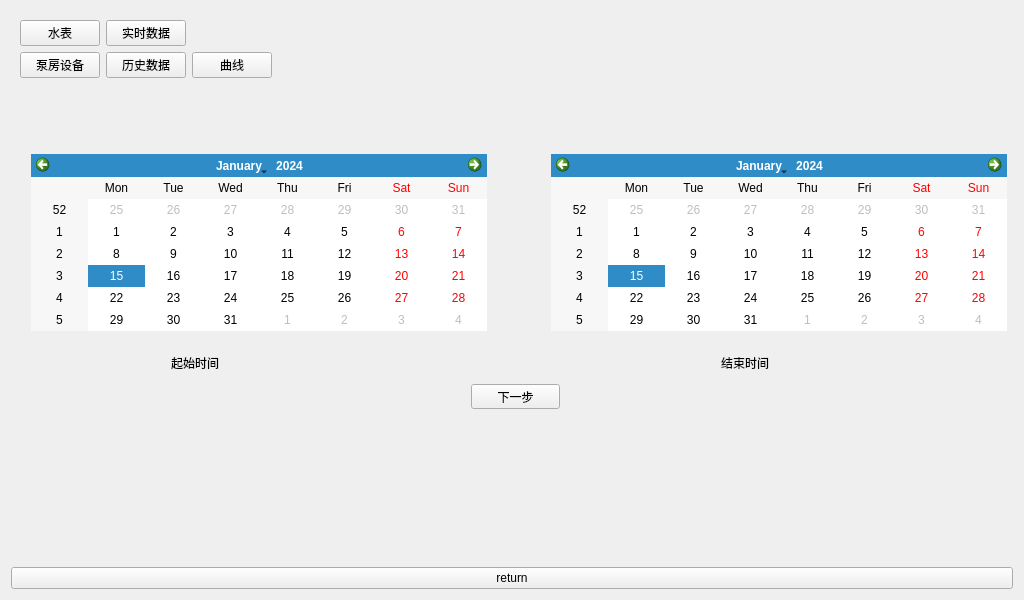
<?xml version="1.0" encoding="UTF-8"?>
<ui version="4.0">
 <class>date3Water</class>
 <widget class="QWidget" name="date3Water">
  <property name="geometry">
   <rect>
    <x>0</x>
    <y>0</y>
    <width>1024</width>
    <height>600</height>
   </rect>
  </property>
  <property name="windowTitle">
   <string>Form</string>
  </property>
  <layout class="QVBoxLayout" name="verticalLayout">
   <item>
    <widget class="QWidget" name="widget" native="true">
     <layout class="QGridLayout" name="gridLayout_3">
      <property name="bottomMargin">
       <number>0</number>
      </property>
      <item row="0" column="1">
       <spacer name="horizontalSpacer_2">
        <property name="orientation">
         <enum>Qt::Horizontal</enum>
        </property>
        <property name="sizeHint" stdset="0">
         <size>
          <width>40</width>
          <height>20</height>
         </size>
        </property>
       </spacer>
      </item>
      <item row="0" column="0">
       <layout class="QGridLayout" name="gridLayout_2">
        <item row="0" column="1">
         <widget class="QPushButton" name="pushButton_2">
          <property name="text">
           <string>实时数据</string>
          </property>
         </widget>
        </item>
        <item row="1" column="0">
         <widget class="QPushButton" name="pushButton_3">
          <property name="text">
           <string>泵房设备</string>
          </property>
         </widget>
        </item>
        <item row="1" column="1">
         <widget class="QPushButton" name="pushButton_4">
          <property name="text">
           <string>历史数据</string>
          </property>
         </widget>
        </item>
        <item row="0" column="0">
         <widget class="QPushButton" name="pushButton">
          <property name="text">
           <string>水表</string>
          </property>
         </widget>
        </item>
        <item row="1" column="2">
         <widget class="QPushButton" name="pushButton_5">
          <property name="text">
           <string>曲线</string>
          </property>
         </widget>
        </item>
       </layout>
      </item>
     </layout>
    </widget>
   </item>
   <item>
    <widget class="QStackedWidget" name="stackedWidget">
     <property name="currentIndex">
      <number>3</number>
     </property>
     <widget class="QWidget" name="page">
      <layout class="QVBoxLayout" name="verticalLayout_2">
       <item>
        <layout class="QHBoxLayout" name="horizontalLayout">
         <item>
          <widget class="QLabel" name="label">
           <property name="text">
            <string>M-BUS</string>
           </property>
          </widget>
         </item>
         <item>
          <spacer name="horizontalSpacer">
           <property name="orientation">
            <enum>Qt::Horizontal</enum>
           </property>
           <property name="sizeHint" stdset="0">
            <size>
             <width>40</width>
             <height>20</height>
            </size>
           </property>
          </spacer>
         </item>
         <item>
          <widget class="QLabel" name="label_2">
           <property name="text">
            <string>水表实时测量数据</string>
           </property>
          </widget>
         </item>
         <item>
          <spacer name="horizontalSpacer_3">
           <property name="orientation">
            <enum>Qt::Horizontal</enum>
           </property>
           <property name="sizeHint" stdset="0">
            <size>
             <width>40</width>
             <height>20</height>
            </size>
           </property>
          </spacer>
         </item>
        </layout>
       </item>
       <item>
        <widget class="QTableView" name="tableView"/>
       </item>
       <item>
        <layout class="QHBoxLayout" name="horizontalLayout_2">
         <item>
          <spacer name="horizontalSpacer_4">
           <property name="orientation">
            <enum>Qt::Horizontal</enum>
           </property>
           <property name="sizeHint" stdset="0">
            <size>
             <width>40</width>
             <height>20</height>
            </size>
           </property>
          </spacer>
         </item>
         <item>
          <widget class="QLabel" name="label_4">
           <property name="text">
            <string>泵房设备实时数据、状态</string>
           </property>
          </widget>
         </item>
         <item>
          <spacer name="horizontalSpacer_5">
           <property name="orientation">
            <enum>Qt::Horizontal</enum>
           </property>
           <property name="sizeHint" stdset="0">
            <size>
             <width>40</width>
             <height>20</height>
            </size>
           </property>
          </spacer>
         </item>
        </layout>
       </item>
       <item>
        <widget class="QTableView" name="tableView_2"/>
       </item>
       <item>
        <layout class="QHBoxLayout" name="horizontalLayout_3">
         <item>
          <widget class="QLabel" name="label_3">
           <property name="text">
            <string>水箱液位</string>
           </property>
          </widget>
         </item>
         <item>
          <widget class="QLabel" name="label_5">
           <property name="text">
            <string>TextLabel</string>
           </property>
          </widget>
         </item>
         <item>
          <spacer name="horizontalSpacer_6">
           <property name="orientation">
            <enum>Qt::Horizontal</enum>
           </property>
           <property name="sizeHint" stdset="0">
            <size>
             <width>40</width>
             <height>20</height>
            </size>
           </property>
          </spacer>
         </item>
        </layout>
       </item>
      </layout>
     </widget>
     <widget class="QWidget" name="page_2">
      <layout class="QVBoxLayout" name="verticalLayout_3">
       <item>
        <layout class="QHBoxLayout" name="horizontalLayout_5">
         <item>
          <spacer name="horizontalSpacer_9">
           <property name="orientation">
            <enum>Qt::Horizontal</enum>
           </property>
           <property name="sizeHint" stdset="0">
            <size>
             <width>40</width>
             <height>20</height>
            </size>
           </property>
          </spacer>
         </item>
         <item>
          <widget class="QLabel" name="label_8">
           <property name="text">
            <string>用水量历史数据</string>
           </property>
          </widget>
         </item>
         <item>
          <spacer name="horizontalSpacer_10">
           <property name="orientation">
            <enum>Qt::Horizontal</enum>
           </property>
           <property name="sizeHint" stdset="0">
            <size>
             <width>40</width>
             <height>20</height>
            </size>
           </property>
          </spacer>
         </item>
        </layout>
       </item>
       <item>
        <layout class="QHBoxLayout" name="horizontalLayout_4">
         <item>
          <widget class="QLabel" name="label_6">
           <property name="text">
            <string>M-BUS</string>
           </property>
          </widget>
         </item>
         <item>
          <spacer name="horizontalSpacer_7">
           <property name="orientation">
            <enum>Qt::Horizontal</enum>
           </property>
           <property name="sizeHint" stdset="0">
            <size>
             <width>40</width>
             <height>20</height>
            </size>
           </property>
          </spacer>
         </item>
         <item>
          <widget class="QLabel" name="label_7">
           <property name="text">
            <string>水表地址</string>
           </property>
          </widget>
         </item>
         <item>
          <spacer name="horizontalSpacer_8">
           <property name="orientation">
            <enum>Qt::Horizontal</enum>
           </property>
           <property name="sizeHint" stdset="0">
            <size>
             <width>40</width>
             <height>20</height>
            </size>
           </property>
          </spacer>
         </item>
        </layout>
       </item>
       <item>
        <widget class="QTableView" name="tableView_3"/>
       </item>
      </layout>
     </widget>
     <widget class="QWidget" name="page_3">
      <layout class="QGridLayout" name="gridLayout">
       <item row="0" column="0">
        <layout class="QHBoxLayout" name="horizontalLayout_6"/>
       </item>
      </layout>
     </widget>
     <widget class="QWidget" name="page_4">
      <widget class="QLabel" name="label_9">
       <property name="geometry">
        <rect>
         <x>710</x>
         <y>270</y>
         <width>67</width>
         <height>17</height>
        </rect>
       </property>
       <property name="text">
        <string>结束时间</string>
       </property>
      </widget>
      <widget class="QPushButton" name="pushButton_7">
       <property name="geometry">
        <rect>
         <x>460</x>
         <y>300</y>
         <width>89</width>
         <height>25</height>
        </rect>
       </property>
       <property name="text">
        <string>下一步</string>
       </property>
      </widget>
      <widget class="QCalendarWidget" name="calendarWidget">
       <property name="geometry">
        <rect>
         <x>20</x>
         <y>70</y>
         <width>456</width>
         <height>177</height>
        </rect>
       </property>
      </widget>
      <widget class="QCalendarWidget" name="calendarWidget_2">
       <property name="geometry">
        <rect>
         <x>540</x>
         <y>70</y>
         <width>456</width>
         <height>177</height>
        </rect>
       </property>
      </widget>
      <widget class="QLabel" name="label_10">
       <property name="geometry">
        <rect>
         <x>160</x>
         <y>270</y>
         <width>67</width>
         <height>17</height>
        </rect>
       </property>
       <property name="text">
        <string>起始时间</string>
       </property>
      </widget>
     </widget>
    </widget>
   </item>
   <item>
    <widget class="QPushButton" name="pushButton_6">
     <property name="text">
      <string>return</string>
     </property>
    </widget>
   </item>
  </layout>
 </widget>
 <resources/>
 <connections/>
</ui>
